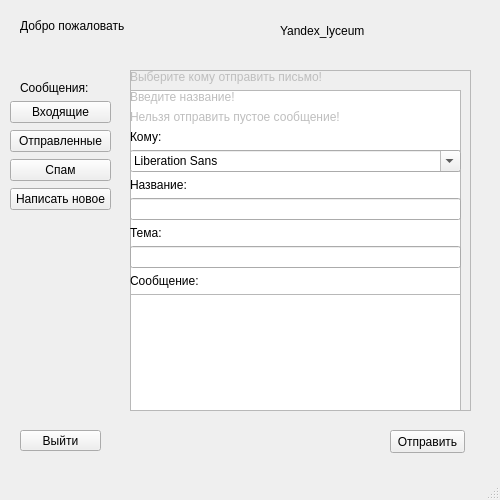
<?xml version="1.0" encoding="UTF-8"?>
<ui version="4.0">
 <class>Yandex_lyceum</class>
 <widget class="QMainWindow" name="Yandex_lyceum">
  <property name="geometry">
   <rect>
    <x>0</x>
    <y>0</y>
    <width>500</width>
    <height>500</height>
   </rect>
  </property>
  <property name="windowTitle">
   <string>MainWindow</string>
  </property>
  <widget class="QWidget" name="centralwidget">
   <widget class="QLabel" name="welcome">
    <property name="geometry">
     <rect>
      <x>20</x>
      <y>10</y>
      <width>171</width>
      <height>31</height>
     </rect>
    </property>
    <property name="text">
     <string>Добро пожаловать</string>
    </property>
   </widget>
   <widget class="QLabel" name="user_name">
    <property name="geometry">
     <rect>
      <x>20</x>
      <y>40</y>
      <width>391</width>
      <height>21</height>
     </rect>
    </property>
    <property name="text">
     <string/>
    </property>
   </widget>
   <widget class="QLabel" name="label_3">
    <property name="geometry">
     <rect>
      <x>20</x>
      <y>80</y>
      <width>81</width>
      <height>16</height>
     </rect>
    </property>
    <property name="text">
     <string>Сообщения:</string>
    </property>
   </widget>
   <widget class="QLabel" name="title">
    <property name="geometry">
     <rect>
      <x>280</x>
      <y>10</y>
      <width>221</width>
      <height>41</height>
     </rect>
    </property>
    <property name="text">
     <string>Yandex_lyceum</string>
    </property>
   </widget>
   <widget class="QWidget" name="verticalLayoutWidget">
    <property name="geometry">
     <rect>
      <x>10</x>
      <y>100</y>
      <width>101</width>
      <height>112</height>
     </rect>
    </property>
    <layout class="QVBoxLayout" name="buttons">
     <item>
      <widget class="QPushButton" name="incoming_message_button">
       <property name="text">
        <string>Входящие</string>
       </property>
      </widget>
     </item>
     <item>
      <widget class="QPushButton" name="send_message_button">
       <property name="text">
        <string>Отправленные</string>
       </property>
      </widget>
     </item>
     <item>
      <widget class="QPushButton" name="spam_button">
       <property name="text">
        <string>Спам</string>
       </property>
      </widget>
     </item>
     <item>
      <widget class="QPushButton" name="new_message_button">
       <property name="text">
        <string>Написать новое</string>
       </property>
      </widget>
     </item>
    </layout>
   </widget>
   <widget class="QPushButton" name="send_button">
    <property name="geometry">
     <rect>
      <x>390</x>
      <y>430</y>
      <width>75</width>
      <height>23</height>
     </rect>
    </property>
    <property name="text">
     <string>Отправить</string>
    </property>
   </widget>
   <widget class="QPushButton" name="exit_button">
    <property name="geometry">
     <rect>
      <x>20</x>
      <y>430</y>
      <width>81</width>
      <height>21</height>
     </rect>
    </property>
    <property name="text">
     <string>Выйти</string>
    </property>
   </widget>
   <widget class="QListWidget" name="list_messages">
    <property name="geometry">
     <rect>
      <x>130</x>
      <y>90</y>
      <width>331</width>
      <height>321</height>
     </rect>
    </property>
   </widget>
   <widget class="QTextBrowser" name="read_message">
    <property name="geometry">
     <rect>
      <x>130</x>
      <y>90</y>
      <width>331</width>
      <height>321</height>
     </rect>
    </property>
   </widget>
   <widget class="QFrame" name="new_message_group">
    <property name="geometry">
     <rect>
      <x>130</x>
      <y>70</y>
      <width>341</width>
      <height>341</height>
     </rect>
    </property>
    <property name="frameShape">
     <enum>QFrame::StyledPanel</enum>
    </property>
    <property name="frameShadow">
     <enum>QFrame::Raised</enum>
    </property>
    <widget class="QWidget" name="verticalLayoutWidget_2">
     <property name="geometry">
      <rect>
       <x>0</x>
       <y>0</y>
       <width>331</width>
       <height>341</height>
      </rect>
     </property>
     <layout class="QVBoxLayout" name="box">
      <item>
       <widget class="QLabel" name="user_error">
        <property name="enabled">
         <bool>false</bool>
        </property>
        <property name="text">
         <string>Выберите кому отправить письмо!</string>
        </property>
       </widget>
      </item>
      <item>
       <widget class="QLabel" name="title_error">
        <property name="enabled">
         <bool>false</bool>
        </property>
        <property name="text">
         <string>Введите название!</string>
        </property>
       </widget>
      </item>
      <item>
       <widget class="QLabel" name="message_error">
        <property name="enabled">
         <bool>false</bool>
        </property>
        <property name="text">
         <string>Нельзя отправить пустое сообщение!</string>
        </property>
       </widget>
      </item>
      <item>
       <widget class="QLabel" name="label">
        <property name="text">
         <string>Кому:</string>
        </property>
       </widget>
      </item>
      <item>
       <widget class="QFontComboBox" name="list_users"/>
      </item>
      <item>
       <widget class="QLabel" name="label_2">
        <property name="text">
         <string>Название:</string>
        </property>
       </widget>
      </item>
      <item>
       <widget class="QLineEdit" name="title_message"/>
      </item>
      <item>
       <widget class="QLabel" name="label_4">
        <property name="text">
         <string>Тема:</string>
        </property>
       </widget>
      </item>
      <item>
       <widget class="QLineEdit" name="topic_message"/>
      </item>
      <item>
       <widget class="QLabel" name="label_5">
        <property name="text">
         <string>Сообщение:</string>
        </property>
       </widget>
      </item>
      <item>
       <widget class="QTextEdit" name="message"/>
      </item>
     </layout>
    </widget>
   </widget>
  </widget>
  <widget class="QMenuBar" name="menubar">
   <property name="geometry">
    <rect>
     <x>0</x>
     <y>0</y>
     <width>500</width>
     <height>21</height>
    </rect>
   </property>
  </widget>
  <widget class="QStatusBar" name="statusbar"/>
 </widget>
 <resources/>
 <connections/>
</ui>
